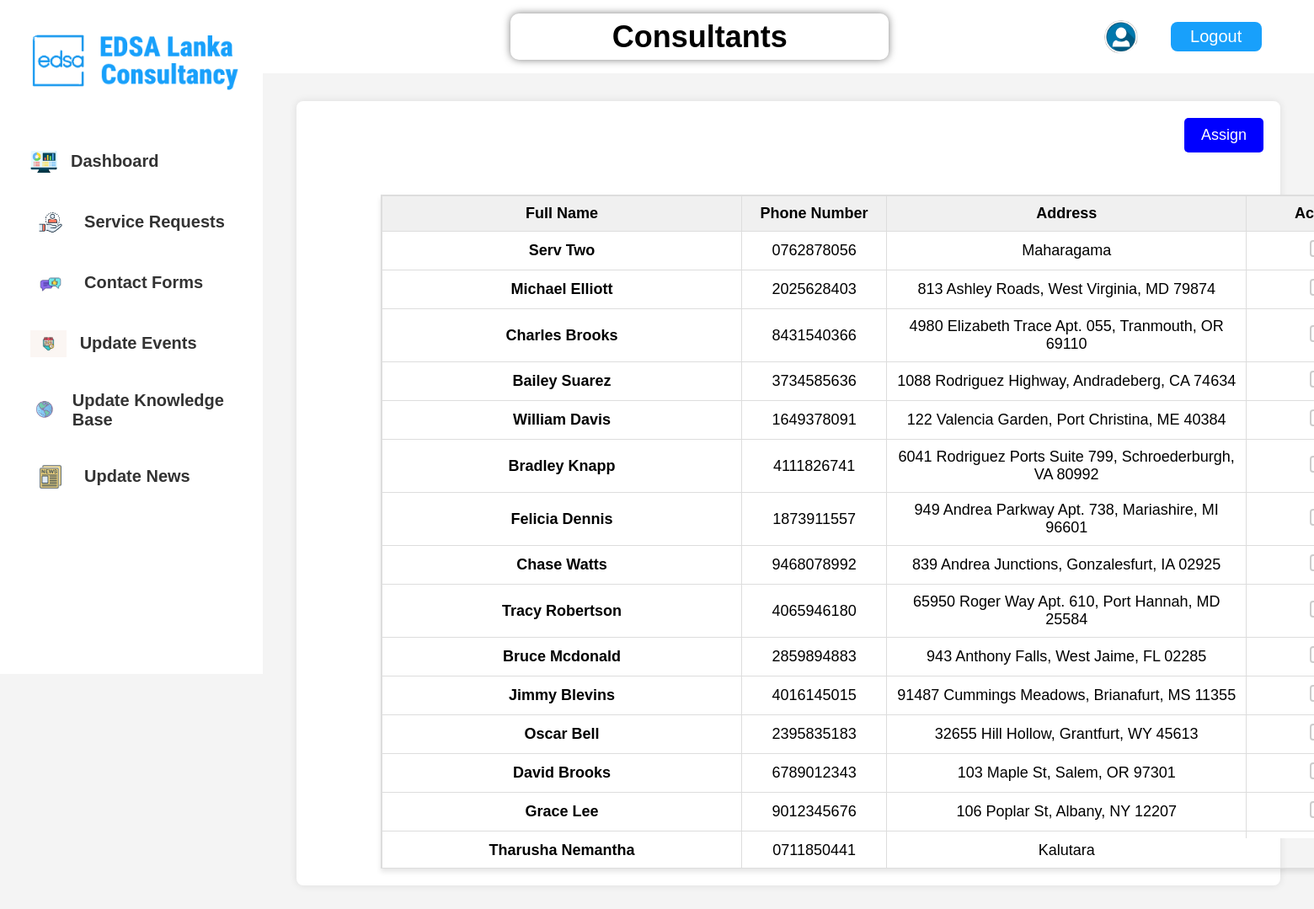
Page /companyworkers/servicerequest/consulting.php on the committed database.
### tables this page shows
CREATE TABLE `serviceproviders` (
  `provider_id` int(11) NOT NULL,
  `username` varchar(255) NOT NULL,
  `password` varchar(255) NOT NULL,
  `email` varchar(255) NOT NULL,
  `full_name` varchar(255) DEFAULT NULL,
  `phone` varchar(20) DEFAULT NULL,
  `address` text DEFAULT NULL,
  `field` varchar(255) NOT NULL,
  `speciality` varchar(255) DEFAULT NULL,
  `created_at` timestamp NOT NULL DEFAULT current_timestamp()
);

### companyworkers/servicerequest/consulting.php (the view, shortened to what this page needs)
<?php
include("../connect.php");
?>
<!DOCTYPE html>
<html lang="en">
<head>
  <link rel="stylesheet" href="servicerequest.css">
  <link rel="stylesheet" href="../sidebar.css">
</head>
<body>
  <div class="container">
    <div class="sidebar">
      <div class="logo">
        <img src="../images/logo.png" alt="EDSA Lanka Consultancy Logo">
      </div>
      <ul class="menu">
        <li>
        <a href="../dashboard/dashboard.php">
            <button>
              <img src="../images/dashboard.png" alt="Dashboard">
              Dashboard
            </button>
          </a>
        </li>
        <li>
        <a href="servicerequest.php">
            <button>
              <img src="../images/service.jpg" alt="servicerequest">
              Service Requests
            </button>
          </a>
        </li>
        <li>
          <a href="../contactforums/contactforum.html">
            <button>
              <img src="../images/contact forms.jpg" alt="contactforms">
              Contact Forms
            </button>
          </a>
        </li>
        <li>
          <a href="../updateevents/updateevents.php">
            <button>
              <img src="../images/events.jpg" alt="events">
              Update Events
            </button>
          </a>
        </li>
        <li>
          <a href="../updateknowlgebase/initial.php">
          <button>
            <img src="../images/knowlegdebase.jpg" alt="knowldgedebase">
            Update Knowledge Base
          </button>
          </a>
        </li>
        <li>
          <a href="../updatenews/initial.php">
          <button>
            <img src="../images/news.jpg" alt="News">
            Update News
          </button>
          </a>
        </li>
      </ul>
    </div>
    <div class="main-wrapper">
      <div class="navbar">
      <div class="controls card1">
            <h1>Consultants</h1>
        </div>
        <div class="profile">
          <a href="../SP_Profile/Profile.html">
            <img src="../images/user.png" alt="Profile">
          </a>
        </div>
        <a href="../../Login/Logout.php" class="logout">Logout</a>
      </div>
      <div class="main-container">
      <div style="text-align: right;">
        <input type="submit" value="Assign" name="submit" class="submit-button">
      </div>
      <div class="table-container">
      <table class="table table-hover">
        <thead>
        <tr>
    <th scope="col" style="width: 25%;">Full Name</th>
    <th scope="col" style="width: 10%;">Phone Number</th>
    <th scope="col" style="width: 25%;">Address</th>
    <th scope="col" style="width: 10%;">Action</th>
</tr>
</thead>
<tbody>
    <?php
    $sql = "SELECT * FROM serviceproviders WHERE speciality = 'Consultant'";
    $result = mysqli_query($con, $sql);
    if ($result) {
        while ($row = mysqli_fetch_assoc($result)) {
            $full_name = $row['full_name'];
            $phone = $row['phone'];
            $address = $row['address'];
            $unique_id = uniqid();
            echo '<tr>
                <th scope="row">' . $full_name . '</th>
                <td>' . $phone . '</td>
                <td>' . $address . '</td>
                <td>
                    <label for="' . $unique_id . '" class="checkbox-label">
                        <input type="checkbox" id="' . $unique_id . '" name="action[]" value="' . $full_name . '" class="hidden-checkbox">
                        <span class="custom-checkbox"></span>
                    </label>
                </td>
            </tr>';
        }
    }
    ?>
</tbody>
      </div>
    </div>
  </div>
 </div>
</body>
</html>

### companyworkers/sidebar.css (style rules this page uses)
* { margin: 0; padding: 0; box-sizing: border-box; }
body { font-family: Arial, sans-serif; background-color: #f4f4f4; min-height: 100vh; }
.container { display: flex; width: 100%; }
.sidebar { background-color: white; width: 20vw; padding: 3vh; display: flex; flex-direction: column; align-items: center; position: fixed; height: 100vh; }
.sidebar .logo img { width: 100%; max-width: 20vw; margin-bottom: 5vh; }
.menu { list-style: none; width: 100%; }
.menu li { margin-bottom: 2vh; }
.menu a { text-decoration: none; }
.menu button { display: flex; align-items: center; font-size: 2.5vh; font-weight: bold; width: 100%; padding: 1.5vh; color: #333; background-color: #fff; border: none; cursor: pointer; text-align: left; border-radius: 1vh; gap: 1vh; text-decoration: none; }
.menu img { width: auto; height: 4vh; object-fit: contain; margin-right: 1vh; }
.navbar { width: 80vw; background-color: white; color: #18A0FB; margin-left: 0; padding: 2vh 4vw; position: fixed; z-index: 2; display: flex; justify-content: flex-end; align-items: center; }
.navbar a { color: #18A0FB; text-decoration: none; font-size: 2.5vh; padding: 0.8vh 1.5vw; margin-left: 1.5vw; border-radius: 1vh; display: flex; align-items: center; justify-content: center; }
.navbar a img { max-width: 100%; max-height: 100%; width: 5vh; height: 5vh; border-radius: 50%; }
.profile { display: flex; align-items: center; margin-right: 1vw; }
.profile a { padding: 0; background-color: #fff; border: none; cursor: pointer; border-radius: 50%; width: 5vh; height: 5vh; display: flex; justify-content: center; align-items: center; }
.logout { background-color: #18A0FB; color: white !important; }
.main-wrapper { width: 80vw; margin-left: 20vw; flex-direction: row; justify-content: center; }
.main-container { max-width: 100%; margin: 5vh; background: #fff; padding: 20px; border-radius: 8px; box-shadow: 0 0 10px rgba(0, 0, 0, 0.1); align-items: center; justify-content: center; margin-top: 15vh; }
.submit-button { font-size: 18px; color: white; background-color: blue; padding: 10px 20px; border: none; border-radius: 5px; cursor: pointer; transition: 0.3s ease; }
.table-container { max-height: 800px; overflow-y: auto; border: 1px solid #ddd; margin-top: 50px; box-shadow: 0px 4px 6px rgba(0, 0, 0, 0.1); width: 1200px; align-items: center; justify-content: center; justify-items: center; margin-left: 80px; }
.table { width: 100%; border-collapse: collapse; border-spacing: 0; font-size: 18px; text-align: left; }
.table thead th { background-color: #f0f0f0; color: rgb(0, 0, 0); padding: 10px; border: 1px solid #ddd; text-align: center; }
.table tbody tr:nth-child(odd) { background-color: #ffffff; }
.table tbody tr:nth-child(even) { background-color: #ffffff; }
.table td, .table th { padding: 10px; border: 1px solid #ddd; text-align: center; vertical-align: middle; }
.checkbox-label { display: block; cursor: pointer; position: relative; width: 100%; height: 100%; text-align: center; }
.custom-checkbox { display: inline-block; width: 20px; height: 20px; border: 2px solid #ccc; border-radius: 4px; background-color: white; margin: 0 auto; transition: all 0.3s ease-in-out; }
.controls { width: 40%; height: 55px; padding: 20px; display: flex; flex-direction: column; justify-content: space-between; align-items: center; justify-content: center; background-color: #fff; margin: auto; border-radius: 8px; }
.card1 { box-shadow: 0 0 10px rgba(0, 0, 0, 0.5); color: #000000; background-repeat: no-repeat; background-size: cover; font-size: 18px; border-radius: 10px; }

### rows in the picture
serviceproviders: full_name "Serv Two", phone "0762878056", address "Maharagama"
serviceproviders: full_name "Michael Elliott", phone "2025628403", address "813 Ashley Roads, West Virginia, MD 79874"
serviceproviders: full_name "Charles Brooks", phone "8431540366", address "4980 Elizabeth Trace Apt. 055, Tranmouth, OR 69110"
serviceproviders: full_name "Bailey Suarez", phone "3734585636", address "1088 Rodriguez Highway, Andradeberg, CA 74634"
serviceproviders: full_name "William Davis", phone "1649378091", address "122 Valencia Garden, Port Christina, ME 40384"
serviceproviders: full_name "Bradley Knapp", phone "4111826741", address "6041 Rodriguez Ports Suite 799, Schroederburgh, VA 80992"
serviceproviders: full_name "Felicia Dennis", phone "1873911557", address "949 Andrea Parkway Apt. 738, Mariashire, MI 96601"
serviceproviders: full_name "Chase Watts", phone "9468078992", address "839 Andrea Junctions, Gonzalesfurt, IA 02925"
serviceproviders: full_name "Tracy Robertson", phone "4065946180", address "65950 Roger Way Apt. 610, Port Hannah, MD 25584"
serviceproviders: full_name "Bruce Mcdonald", phone "2859894883", address "943 Anthony Falls, West Jaime, FL 02285"
serviceproviders: full_name "Jimmy Blevins", phone "4016145015", address "91487 Cummings Meadows, Brianafurt, MS 11355"
serviceproviders: full_name "Oscar Bell", phone "2395835183", address "32655 Hill Hollow, Grantfurt, WY 45613"
serviceproviders: full_name "David Brooks", phone "6789012343", address "103 Maple St, Salem, OR 97301"
serviceproviders: full_name "Grace Lee", phone "9012345676", address "106 Poplar St, Albany, NY 12207"
serviceproviders: full_name "Tharusha Nemantha", phone "0711850441", address "Kalutara"
